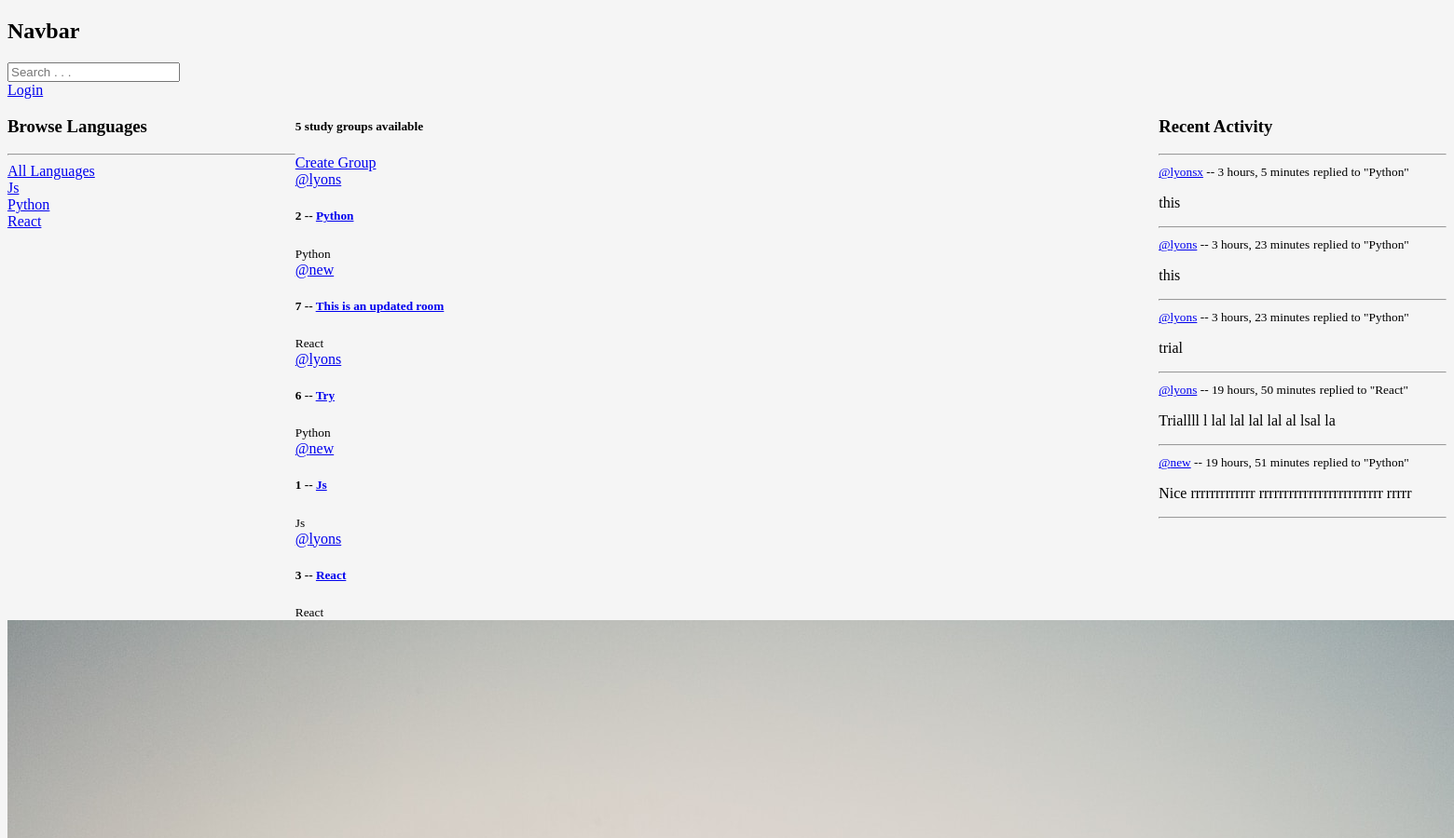
Before: / (upper part) with the older database file.
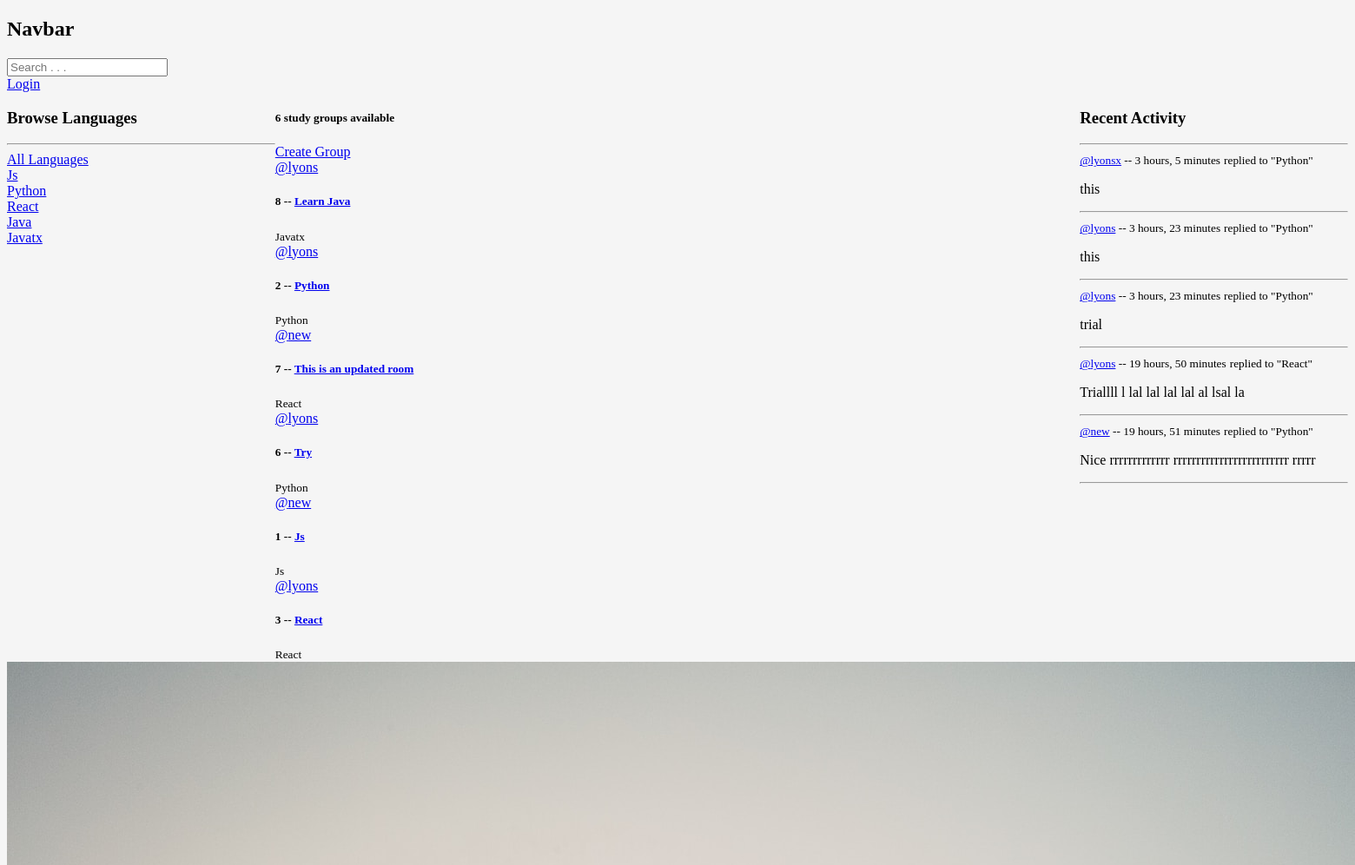
After: the same page with the newer database file.
### learning/models.py (models this page shows, shortened)
class Language(models.Model):
    name = models.CharField(max_length=20)

class Group(models.Model):
    leader = models.ForeignKey(User, on_delete=models.SET_NULL, null=True)
    name = models.CharField(max_length=200)
    language = models.ForeignKey(Language, on_delete=models.SET_NULL, null=True)
    description = models.TextField(null=True, blank=True) #blank is for submission, null is for the database
    members = models.ManyToManyField(User, related_name='members', blank=True)
    created = models.DateTimeField(auto_now_add=True) #once
    updated = models.DateTimeField(auto_now=True) #every time
    class Meta:
        ordering = ['-updated', '-created']
    def __str__(self):
        return self.name  #has to be a string if not convert str(value)

class Message(models.Model):
    user = models.ForeignKey(User, on_delete=models.CASCADE)
    group = models.ForeignKey(Group, on_delete=models.CASCADE)
    body = models.TextField()
    created = models.DateTimeField(auto_now_add=True) #once
    updated = models.DateTimeField(auto_now=True) #every time
    class Meta:
        ordering = ['-updated', '-created']
    def __str__(self):
        return self.body[0:50]

### learning/views.py (the view)
# urls.py: path('', views.home, name="home"),
def home(request):
    q = request.GET.get('q') if request.GET.get('q') != None else ''
    groups = Group.objects.filter(
        Q(language__name__icontains = q) |
        Q(name__icontains=q) |
        Q(description__icontains=q)
    )
    languages = Language.objects.all()
    group_messages  = Message.objects.filter(Q(group__name__icontains = q))
    group_count = groups.count()
    context = {'groups' : groups, 'languages': languages, 'groups_count': group_count, 'group_messages': group_messages, } #dictionary
    return render(request, 'learning/home.html', context)

### learning/templates/learning/home.html (shortened to what this page needs)
{% extends 'base.html' %}
{% block content %}
{% load static %}
<div class="home">
    <div class="">
        {% include 'learning/languages_component.html' %}
    </div>
    <div class="">
        <h5>{{groups_count}} study groups available</h5>
        <a href="{% url 'create-group' %}">Create Group</a>
        {% include 'learning/feed_component.html' %}
    </div>
    <div class="">
        {% include 'learning/activity_component.html' %}
    </div>
</div>
<img src="{% static 'img/try.jpg' %}" alt="try" />
{% endblock content %}

### learning/templates/learning/languages_component.html
<h3>Browse Languages</h3>
<hr>
<div class="">
    <a href="{% url 'home' %}">All Languages</a>
</div>
{% for lang in languages %}
<div class="">
    <a href="{% url 'home' %}?q={{lang.name}}">{{lang.name}}</a>
</div>
{% endfor %}

### learning/templates/learning/feed_component.html (shortened to what this page needs)
<div class="">
    {% for group in groups %}
    <div>
        <a href="{% url 'profile' group.leader.id %}">@{{group.leader.username}}</a>
        <h5>{{ group.id }} -- <a href="{% url 'group' group.id %}">{{ group.name }}</a></h5>
        <small>{{group.language.name}}</small>
    </div>
    {% endfor %}
</div>

### learning/templates/learning/activity_component.html (shortened to what this page needs)
<h3>Recent Activity</h3>
        <hr>
        {% for message  in group_messages %}
        <div class="">
            <small><a href="{% url 'profile' message.user.id %}">@{{message.user}}</a> -- {{message.created | timesince }}</small>
            <small>replied to "{{message.group}}"</small>
            <p>{{message}}</p>
            <hr>
        </div>
        {% endfor %}

Changed rows visible on the page:
added Language: name "Java"
added Language: name "Javatx"
added Group: leader.username "lyons", id "8", name "Learn Java", language.name "Javatx"
Other visible differences:
{{ groups_count }}: "5" → "6"
